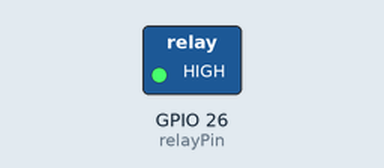
Simulated run of this sketch. Board: ESP32. Shown: switched loads named in the sketch (green lamp = pin HIGH). WiFi joins after 1.5 s; servers stay silent unless stated; the local clock reads 2024-03-15 10:24:30 at power-on unless the sketch sets it.

Above: at 1.6 s.
At 30.6 s:
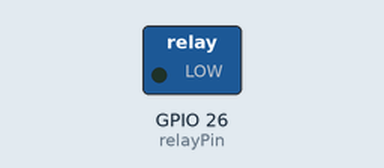
Timing chart, 0 to 92.0 s (numbered marks = the images above):
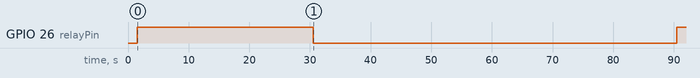

The sketch:

onoff.ino
```cpp
#include "WiFi.h"
#include "time.h"

const char *ssid = "WIFI_SSID";
const char *pass = "WIFI_PASSWORD";

const char *ntpServer = "pool.ntp.org";
const long gmtOffset_sec = 3600;
const int daylightOffset_sec = 3600;

const int relayPin = 26;
bool relayOn;

tm getMyLocalTime()
{
  struct tm timeinfo;
  if (!getLocalTime(&timeinfo))
  {
    Serial.println("Failed to obtain time");
    return timeinfo;
  }
  return timeinfo;
}

void setup()
{
  Serial.begin(115200);

  pinMode(relayPin, OUTPUT);

  WiFi.mode(WIFI_STA);
  WiFi.begin(ssid, pass);

  while (WiFi.waitForConnectResult() != WL_CONNECTED)
  {
    delay(1000);
  }

  configTime(gmtOffset_sec, daylightOffset_sec, ntpServer);
}

void switchRelayOn()
{
  digitalWrite(relayPin, HIGH);
}

void switchRelayOff()
{
  digitalWrite(relayPin, LOW);
}

void loop()
{
  struct tm timeinfo = getMyLocalTime();
  // Wednesday, July 10 2024 13:57:32
  //     A    ,   B   d   Y   H: M: S
  // Serial.println(&timeinfo, "%A, %B %d %Y %H:%M:%S");

  int minutes = timeinfo.tm_min;
  relayOn = minutes % 2 == 0;

  if (relayOn)
  {
    switchRelayOn();
  }
  else
  {
    switchRelayOff();
  }

  delay(1000);
}
```

Measured:
- by itself, GPIO 26 (relayPin): LOW → HIGH at 1.5 s, → LOW 29.0 s later, → HIGH 60.0 s later
